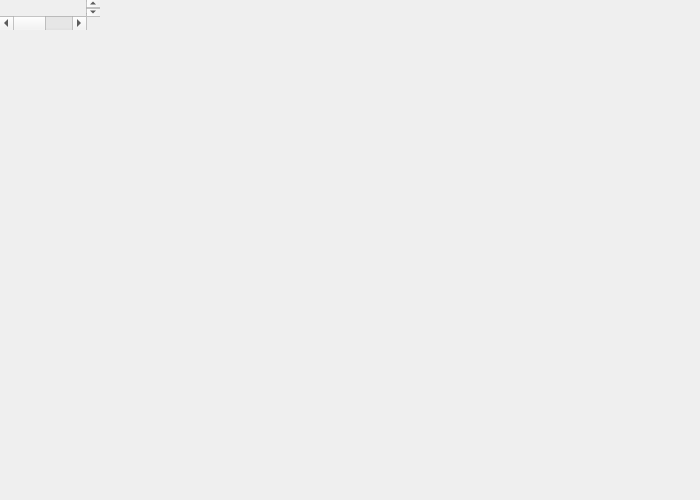
<?xml version="1.0" encoding="UTF-8"?>
<ui version="4.0">
 <class>SettingsDialog</class>
 <widget class="QDialog" name="SettingsDialog">
  <property name="minimumSize">
   <size>
    <width>700</width>
    <height>500</height>
   </size>
  </property>
  <property name="modal">
   <bool>true</bool>
  </property>
  <layout class="QVBoxLayout" name="layout">
   <property name="leftMargin">
    <number>0</number>
   </property>
   <property name="topMargin">
    <number>0</number>
   </property>
   <property name="rightMargin">
    <number>0</number>
   </property>
   <property name="bottomMargin">
    <number>0</number>
   </property>
   <item>
    <widget class="oclero::qlementine::NavigationView" name="navigation_view"/>
   </item>
  </layout>
  <widget class="QScrollArea" name="page_general">
   <property name="frameShape">
    <enum>QFrame::NoFrame</enum>
   </property>
   <property name="widgetResizable">
    <bool>true</bool>
   </property>
   <widget class="QWidget" name="general_content">
    <layout class="QVBoxLayout" name="general_content_layout">
     <property name="leftMargin">
      <number>24</number>
     </property>
     <property name="topMargin">
      <number>20</number>
     </property>
     <property name="rightMargin">
      <number>24</number>
     </property>
     <property name="bottomMargin">
      <number>20</number>
     </property>
     <property name="spacing">
      <number>12</number>
     </property>
     <item>
      <widget class="oclero::qlementine::GroupBox" name="grp_user_interface">
       <layout class="QFormLayout" name="user_interface_layout">
        <property name="fieldGrowthPolicy">
         <enum>QFormLayout::FieldsStayAtSizeHint</enum>
        </property>
        <item row="0" column="0">
         <widget class="oclero::qlementine::Label" name="lbl_theme"/>
        </item>
        <item row="0" column="1">
         <widget class="QComboBox" name="cmb_theme"/>
        </item>
        <item row="1" column="0">
         <widget class="oclero::qlementine::Label" name="lbl_language"/>
        </item>
        <item row="1" column="1">
         <widget class="QComboBox" name="cmb_language"/>
        </item>
       </layout>
      </widget>
     </item>
     <item>
      <widget class="oclero::qlementine::GroupBox" name="grp_updates">
       <layout class="QVBoxLayout" name="updates_layout">
        <item>
         <widget class="QCheckBox" name="chk_automatic_updates"/>
        </item>
        <item>
         <widget class="QCheckBox" name="chk_preview_updates"/>
        </item>
        <item>
         <widget class="oclero::qlementine::Label" name="lbl_preview_updates">
          <property name="role">
           <enum>oclero::qlementine::TextRole::Caption</enum>
          </property>
          <property name="wordWrap">
           <bool>true</bool>
          </property>
          <property name="indent">
           <number>24</number>
          </property>
         </widget>
        </item>
       </layout>
      </widget>
     </item>
     <item>
      <widget class="oclero::qlementine::GroupBox" name="grp_history">
       <layout class="QFormLayout" name="history_layout">
        <property name="fieldGrowthPolicy">
         <enum>QFormLayout::FieldsStayAtSizeHint</enum>
        </property>
        <item row="0" column="0">
         <widget class="oclero::qlementine::Label" name="lbl_history_length"/>
        </item>
        <item row="0" column="1">
         <widget class="QComboBox" name="cmb_history_length"/>
        </item>
       </layout>
      </widget>
     </item>
     <item>
      <spacer name="general_vertical_spacer">
       <property name="orientation">
        <enum>Qt::Vertical</enum>
       </property>
       <property name="sizeHint" stdset="0">
        <size>
         <width>40</width>
         <height>20</height>
        </size>
       </property>
      </spacer>
     </item>
    </layout>
   </widget>
  </widget>
  <widget class="QScrollArea" name="page_discovery">
   <property name="frameShape">
    <enum>QFrame::NoFrame</enum>
   </property>
   <property name="widgetResizable">
    <bool>true</bool>
   </property>
   <widget class="QWidget" name="discovery_content">
    <layout class="QVBoxLayout" name="discovery_content_layout">
     <property name="leftMargin">
      <number>24</number>
     </property>
     <property name="topMargin">
      <number>20</number>
     </property>
     <property name="rightMargin">
      <number>24</number>
     </property>
     <property name="bottomMargin">
      <number>20</number>
     </property>
     <property name="spacing">
      <number>12</number>
     </property>
     <item>
      <widget class="oclero::qlementine::GroupBox" name="grp_discovery_process">
       <layout class="QVBoxLayout" name="discovery_process_layout">
        <item>
         <widget class="QCheckBox" name="chk_media_id"/>
        </item>
        <item>
         <widget class="oclero::qlementine::Label" name="lbl_media_id">
          <property name="role">
           <enum>oclero::qlementine::TextRole::Caption</enum>
          </property>
          <property name="wordWrap">
           <bool>true</bool>
          </property>
          <property name="indent">
           <number>24</number>
          </property>
         </widget>
        </item>
        <item>
         <widget class="QCheckBox" name="chk_limit_characters"/>
        </item>
        <item>
         <widget class="oclero::qlementine::Label" name="lbl_limit_characters">
          <property name="role">
           <enum>oclero::qlementine::TextRole::Caption</enum>
          </property>
          <property name="wordWrap">
           <bool>true</bool>
          </property>
          <property name="indent">
           <number>24</number>
          </property>
         </widget>
        </item>
        <item>
         <widget class="QCheckBox" name="chk_super_resolutions"/>
        </item>
        <item>
         <widget class="oclero::qlementine::Label" name="lbl_super_resolutions">
          <property name="role">
           <enum>oclero::qlementine::TextRole::Caption</enum>
          </property>
          <property name="wordWrap">
           <bool>true</bool>
          </property>
          <property name="indent">
           <number>24</number>
          </property>
         </widget>
        </item>
        <item>
         <widget class="QCheckBox" name="chk_auto_generated_subtitles"/>
        </item>
       </layout>
      </widget>
     </item>
     <item>
      <widget class="oclero::qlementine::GroupBox" name="grp_preferences">
       <layout class="QFormLayout" name="preferences_layout">
        <property name="fieldGrowthPolicy">
         <enum>QFormLayout::FieldsStayAtSizeHint</enum>
        </property>
        <item row="0" column="0">
         <widget class="oclero::qlementine::Label" name="lbl_audio_codec"/>
        </item>
        <item row="0" column="1">
         <widget class="QComboBox" name="cmb_audio_codec"/>
        </item>
        <item row="1" column="0">
         <widget class="oclero::qlementine::Label" name="lbl_video_codec"/>
        </item>
        <item row="1" column="1">
         <widget class="QComboBox" name="cmb_video_codec"/>
        </item>
        <item row="2" column="0">
         <widget class="oclero::qlementine::Label" name="lbl_subtitle_format"/>
        </item>
        <item row="2" column="1">
         <widget class="QComboBox" name="cmb_subtitle_format"/>
        </item>
        <item row="3" column="0">
         <widget class="oclero::qlementine::Label" name="lbl_frame_rate"/>
        </item>
        <item row="3" column="1">
         <widget class="QComboBox" name="cmb_frame_rate"/>
        </item>
       </layout>
      </widget>
     </item>
     <item>
      <widget class="oclero::qlementine::GroupBox" name="grp_discovery_advanced">
       <layout class="QFormLayout" name="discovery_advanced_layout">
        <property name="fieldGrowthPolicy">
         <enum>QFormLayout::ExpandingFieldsGrow</enum>
        </property>
        <item row="0" column="0">
         <widget class="oclero::qlementine::Label" name="lbl_discovery_arguments"/>
        </item>
        <item row="0" column="1">
         <widget class="QLineEdit" name="txt_discovery_arguments"/>
        </item>
        <item row="1" column="0" colspan="2">
         <widget class="oclero::qlementine::Label" name="lbl_discovery_arguments_description">
          <property name="role">
           <enum>oclero::qlementine::TextRole::Caption</enum>
          </property>
          <property name="wordWrap">
           <bool>true</bool>
          </property>
         </widget>
        </item>
       </layout>
      </widget>
     </item>
     <item>
      <spacer name="discovery_vertical_spacer">
       <property name="orientation">
        <enum>Qt::Vertical</enum>
       </property>
       <property name="sizeHint" stdset="0">
        <size>
         <width>40</width>
         <height>20</height>
        </size>
       </property>
      </spacer>
     </item>
    </layout>
   </widget>
  </widget>
  <widget class="QScrollArea" name="page_downloads">
   <property name="frameShape">
    <enum>QFrame::NoFrame</enum>
   </property>
   <property name="widgetResizable">
    <bool>true</bool>
   </property>
   <widget class="QWidget" name="downloads_content">
    <layout class="QVBoxLayout" name="downloads_content_layout">
     <property name="leftMargin">
      <number>24</number>
     </property>
     <property name="topMargin">
      <number>20</number>
     </property>
     <property name="rightMargin">
      <number>24</number>
     </property>
     <property name="bottomMargin">
      <number>20</number>
     </property>
     <property name="spacing">
      <number>12</number>
     </property>
     <item>
      <widget class="oclero::qlementine::GroupBox" name="grp_downloads_process">
       <layout class="QVBoxLayout" name="downloads_process_layout">
        <item>
         <layout class="QFormLayout" name="max_downloads_layout">
          <property name="fieldGrowthPolicy">
           <enum>QFormLayout::FieldsStayAtSizeHint</enum>
          </property>
          <item row="0" column="0">
           <widget class="oclero::qlementine::Label" name="lbl_max_downloads"/>
          </item>
          <item row="0" column="1">
           <widget class="QSpinBox" name="spn_max_downloads">
            <property name="minimum">
             <number>1</number>
            </property>
            <property name="maximum">
             <number>10</number>
            </property>
           </widget>
          </item>
         </layout>
        </item>
        <item>
         <widget class="QCheckBox" name="chk_overwrite_existing_files"/>
        </item>
        <item>
         <widget class="QCheckBox" name="chk_prevent_suspend"/>
        </item>
       </layout>
      </widget>
     </item>
     <item>
      <widget class="oclero::qlementine::GroupBox" name="grp_aria">
       <layout class="QVBoxLayout" name="aria_layout">
        <item>
         <layout class="QHBoxLayout" name="use_aria_layout">
          <item>
           <widget class="QCheckBox" name="chk_use_aria"/>
          </item>
          <item>
           <widget class="QToolButton" name="btn_learn_more"/>
          </item>
          <item>
           <spacer name="use_aria_spacer">
            <property name="orientation">
             <enum>Qt::Horizontal</enum>
            </property>
            <property name="sizeHint" stdset="0">
             <size>
              <width>40</width>
              <height>20</height>
             </size>
            </property>
           </spacer>
          </item>
         </layout>
        </item>
        <item>
         <layout class="QFormLayout" name="aria_form_layout">
          <property name="fieldGrowthPolicy">
           <enum>QFormLayout::FieldsStayAtSizeHint</enum>
          </property>
          <item row="0" column="0">
           <widget class="oclero::qlementine::Label" name="lbl_aria_connections"/>
          </item>
          <item row="0" column="1">
           <widget class="QSpinBox" name="spn_aria_connections">
            <property name="minimum">
             <number>1</number>
            </property>
            <property name="maximum">
             <number>16</number>
            </property>
           </widget>
          </item>
          <item row="1" column="0">
           <widget class="oclero::qlementine::Label" name="lbl_aria_split_size"/>
          </item>
          <item row="1" column="1">
           <widget class="QSpinBox" name="spn_aria_split_size">
            <property name="minimum">
             <number>1</number>
            </property>
            <property name="maximum">
             <number>1024</number>
            </property>
           </widget>
          </item>
         </layout>
        </item>
       </layout>
      </widget>
     </item>
     <item>
      <widget class="oclero::qlementine::GroupBox" name="grp_downloads_advanced">
       <layout class="QFormLayout" name="downloads_advanced_layout">
        <property name="fieldGrowthPolicy">
         <enum>QFormLayout::ExpandingFieldsGrow</enum>
        </property>
        <item row="0" column="0">
         <widget class="oclero::qlementine::Label" name="lbl_downloads_arguments"/>
        </item>
        <item row="0" column="1">
         <widget class="QLineEdit" name="txt_downloads_arguments"/>
        </item>
        <item row="1" column="0" colspan="2">
         <widget class="oclero::qlementine::Label" name="lbl_downloads_arguments_description">
          <property name="role">
           <enum>oclero::qlementine::TextRole::Caption</enum>
          </property>
          <property name="wordWrap">
           <bool>true</bool>
          </property>
         </widget>
        </item>
       </layout>
      </widget>
     </item>
     <item>
      <spacer name="downloads_vertical_spacer">
       <property name="orientation">
        <enum>Qt::Vertical</enum>
       </property>
       <property name="sizeHint" stdset="0">
        <size>
         <width>40</width>
         <height>20</height>
        </size>
       </property>
      </spacer>
     </item>
    </layout>
   </widget>
  </widget>
  <widget class="QScrollArea" name="page_extractor">
   <property name="frameShape">
    <enum>QFrame::NoFrame</enum>
   </property>
   <property name="widgetResizable">
    <bool>true</bool>
   </property>
   <widget class="QWidget" name="extractor_content">
    <layout class="QVBoxLayout" name="extractor_content_layout">
     <property name="leftMargin">
      <number>24</number>
     </property>
     <property name="topMargin">
      <number>20</number>
     </property>
     <property name="rightMargin">
      <number>24</number>
     </property>
     <property name="bottomMargin">
      <number>20</number>
     </property>
     <property name="spacing">
      <number>12</number>
     </property>
     <item>
      <widget class="oclero::qlementine::GroupBox" name="grp_extractor_process">
       <layout class="QVBoxLayout" name="extractor_process_layout">
        <item>
         <widget class="QCheckBox" name="chk_part_files"/>
        </item>
        <item>
         <widget class="oclero::qlementine::Label" name="lbl_part_files">
          <property name="role">
           <enum>oclero::qlementine::TextRole::Caption</enum>
          </property>
          <property name="wordWrap">
           <bool>true</bool>
          </property>
          <property name="indent">
           <number>24</number>
          </property>
         </widget>
        </item>
        <item>
         <widget class="QCheckBox" name="chk_sponsor_block"/>
        </item>
        <item>
         <widget class="oclero::qlementine::Label" name="lbl_sponsor_block">
          <property name="role">
           <enum>oclero::qlementine::TextRole::Caption</enum>
          </property>
          <property name="wordWrap">
           <bool>true</bool>
          </property>
          <property name="indent">
           <number>24</number>
          </property>
         </widget>
        </item>
        <item>
         <widget class="QCheckBox" name="chk_translate_metadata"/>
        </item>
        <item>
         <widget class="oclero::qlementine::Label" name="lbl_translate_metadata">
          <property name="role">
           <enum>oclero::qlementine::TextRole::Caption</enum>
          </property>
          <property name="wordWrap">
           <bool>true</bool>
          </property>
          <property name="indent">
           <number>24</number>
          </property>
         </widget>
        </item>
       </layout>
      </widget>
     </item>
     <item>
      <widget class="oclero::qlementine::GroupBox" name="grp_speed">
       <layout class="QVBoxLayout" name="speed_layout">
        <item>
         <widget class="QCheckBox" name="chk_speed_limit"/>
        </item>
        <item>
         <layout class="QFormLayout" name="speed_limit_layout">
          <property name="fieldGrowthPolicy">
           <enum>QFormLayout::FieldsStayAtSizeHint</enum>
          </property>
          <item row="0" column="0">
           <widget class="oclero::qlementine::Label" name="lbl_speed_limit"/>
          </item>
          <item row="0" column="1">
           <widget class="QSpinBox" name="spn_speed_limit">
            <property name="minimum">
             <number>512</number>
            </property>
            <property name="maximum">
             <number>10240</number>
            </property>
           </widget>
          </item>
         </layout>
        </item>
       </layout>
      </widget>
     </item>
     <item>
      <widget class="oclero::qlementine::GroupBox" name="grp_proxy">
       <layout class="QFormLayout" name="proxy_layout">
        <property name="fieldGrowthPolicy">
         <enum>QFormLayout::ExpandingFieldsGrow</enum>
        </property>
        <item row="0" column="0">
         <widget class="oclero::qlementine::Label" name="lbl_proxy_url"/>
        </item>
        <item row="0" column="1">
         <widget class="QLineEdit" name="txt_proxy_url"/>
        </item>
       </layout>
      </widget>
     </item>
     <item>
      <widget class="oclero::qlementine::GroupBox" name="grp_cookies">
       <layout class="QFormLayout" name="cookies_layout">
        <property name="fieldGrowthPolicy">
         <enum>QFormLayout::ExpandingFieldsGrow</enum>
        </property>
        <item row="0" column="0">
         <widget class="oclero::qlementine::Label" name="lbl_cookies_browser"/>
        </item>
        <item row="0" column="1">
         <widget class="QComboBox" name="cmb_cookies_browser"/>
        </item>
        <item row="1" column="0" colspan="2">
         <widget class="oclero::qlementine::Label" name="lbl_cookies_browser_description">
          <property name="role">
           <enum>oclero::qlementine::TextRole::Caption</enum>
          </property>
          <property name="wordWrap">
           <bool>true</bool>
          </property>
         </widget>
        </item>
        <item row="2" column="0">
         <widget class="oclero::qlementine::Label" name="lbl_cookies_file"/>
        </item>
        <item row="2" column="1">
         <layout class="QHBoxLayout" name="cookies_file_layout">
          <item>
           <widget class="QLineEdit" name="txt_cookies_path">
            <property name="readOnly">
             <bool>true</bool>
            </property>
           </widget>
          </item>
          <item>
           <widget class="QPushButton" name="btn_cookies_browse"/>
          </item>
          <item>
           <widget class="QPushButton" name="btn_cookies_clear"/>
          </item>
         </layout>
        </item>
       </layout>
      </widget>
     </item>
     <item>
      <spacer name="extractor_vertical_spacer">
       <property name="orientation">
        <enum>Qt::Vertical</enum>
       </property>
       <property name="sizeHint" stdset="0">
        <size>
         <width>40</width>
         <height>20</height>
        </size>
       </property>
      </spacer>
     </item>
    </layout>
   </widget>
  </widget>
  <widget class="QScrollArea" name="page_postprocessing">
   <property name="frameShape">
    <enum>QFrame::NoFrame</enum>
   </property>
   <property name="widgetResizable">
    <bool>true</bool>
   </property>
   <widget class="QWidget" name="postprocessing_content">
    <layout class="QVBoxLayout" name="postprocessing_content_layout">
     <property name="leftMargin">
      <number>24</number>
     </property>
     <property name="topMargin">
      <number>20</number>
     </property>
     <property name="rightMargin">
      <number>24</number>
     </property>
     <property name="bottomMargin">
      <number>20</number>
     </property>
     <property name="spacing">
      <number>12</number>
     </property>
     <item>
      <widget class="oclero::qlementine::GroupBox" name="grp_metadata">
       <layout class="QVBoxLayout" name="metadata_layout">
        <item>
         <widget class="QCheckBox" name="chk_embed_metadata"/>
        </item>
        <item>
         <widget class="QCheckBox" name="chk_remove_source_data"/>
        </item>
        <item>
         <widget class="oclero::qlementine::Label" name="lbl_remove_source_data">
          <property name="role">
           <enum>oclero::qlementine::TextRole::Caption</enum>
          </property>
          <property name="wordWrap">
           <bool>true</bool>
          </property>
          <property name="indent">
           <number>24</number>
          </property>
         </widget>
        </item>
       </layout>
      </widget>
     </item>
     <item>
      <widget class="oclero::qlementine::GroupBox" name="grp_thumbnails">
       <layout class="QVBoxLayout" name="thumbnails_layout">
        <item>
         <widget class="QCheckBox" name="chk_embed_thumbnails"/>
        </item>
        <item>
         <widget class="oclero::qlementine::Label" name="lbl_embed_thumbnails">
          <property name="role">
           <enum>oclero::qlementine::TextRole::Caption</enum>
          </property>
          <property name="wordWrap">
           <bool>true</bool>
          </property>
          <property name="indent">
           <number>24</number>
          </property>
         </widget>
        </item>
        <item>
         <widget class="QCheckBox" name="chk_crop_audio_thumbnails"/>
        </item>
        <item>
         <widget class="oclero::qlementine::Label" name="lbl_crop_audio_thumbnails">
          <property name="role">
           <enum>oclero::qlementine::TextRole::Caption</enum>
          </property>
          <property name="wordWrap">
           <bool>true</bool>
          </property>
          <property name="indent">
           <number>24</number>
          </property>
         </widget>
        </item>
       </layout>
      </widget>
     </item>
     <item>
      <widget class="oclero::qlementine::GroupBox" name="grp_chapters">
       <layout class="QVBoxLayout" name="chapters_layout">
        <item>
         <widget class="QCheckBox" name="chk_embed_chapters"/>
        </item>
       </layout>
      </widget>
     </item>
     <item>
      <widget class="oclero::qlementine::GroupBox" name="grp_subtitles">
       <layout class="QVBoxLayout" name="subtitles_layout">
        <item>
         <widget class="QCheckBox" name="chk_embed_subtitles"/>
        </item>
        <item>
         <widget class="oclero::qlementine::Label" name="lbl_embed_subtitles">
          <property name="role">
           <enum>oclero::qlementine::TextRole::Caption</enum>
          </property>
          <property name="wordWrap">
           <bool>true</bool>
          </property>
          <property name="indent">
           <number>24</number>
          </property>
         </widget>
        </item>
       </layout>
      </widget>
     </item>
     <item>
      <widget class="oclero::qlementine::GroupBox" name="grp_ffmpeg">
       <layout class="QVBoxLayout" name="ffmpeg_layout">
        <item>
         <layout class="QFormLayout" name="threads_layout">
          <property name="fieldGrowthPolicy">
           <enum>QFormLayout::FieldsStayAtSizeHint</enum>
          </property>
          <item row="0" column="0">
           <widget class="oclero::qlementine::Label" name="lbl_threads"/>
          </item>
          <item row="0" column="1">
           <widget class="QSpinBox" name="spn_threads"/>
          </item>
         </layout>
        </item>
        <item>
         <widget class="oclero::qlementine::Label" name="lbl_threads_description">
          <property name="role">
           <enum>oclero::qlementine::TextRole::Caption</enum>
          </property>
          <property name="wordWrap">
           <bool>true</bool>
          </property>
         </widget>
        </item>
       </layout>
      </widget>
     </item>
     <item>
      <widget class="oclero::qlementine::GroupBox" name="grp_arguments">
       <layout class="QVBoxLayout" name="arguments_layout">
        <item>
         <layout class="QHBoxLayout" name="buttons_layout">
          <item>
           <widget class="QToolButton" name="btn_add"/>
          </item>
          <item>
           <widget class="QToolButton" name="btn_edit"/>
          </item>
          <item>
           <widget class="QToolButton" name="btn_remove"/>
          </item>
          <item>
           <spacer name="buttons_spacer">
            <property name="orientation">
             <enum>Qt::Horizontal</enum>
            </property>
            <property name="sizeHint" stdset="0">
             <size>
              <width>40</width>
              <height>20</height>
             </size>
            </property>
           </spacer>
          </item>
         </layout>
        </item>
        <item>
         <widget class="QListWidget" name="lst_arguments">
          <property name="contextMenuPolicy">
           <enum>Qt::ActionsContextMenu</enum>
          </property>
          <property name="minimumSize">
           <size>
            <width>0</width>
            <height>120</height>
           </size>
          </property>
          <addaction name="act_add_argument"/>
          <addaction name="act_edit_argument"/>
          <addaction name="act_remove_argument"/>
         </widget>
        </item>
       </layout>
      </widget>
     </item>
     <item>
      <spacer name="postprocessing_vertical_spacer">
       <property name="orientation">
        <enum>Qt::Vertical</enum>
       </property>
       <property name="sizeHint" stdset="0">
        <size>
         <width>40</width>
         <height>20</height>
        </size>
       </property>
      </spacer>
     </item>
    </layout>
   </widget>
  </widget>
  <action name="act_add_argument"/>
  <action name="act_edit_argument"/>
  <action name="act_remove_argument"/>
 </widget>
 <customwidgets>
  <customwidget>
   <class>oclero::qlementine::NavigationView</class>
   <extends>QWidget</extends>
   <header location="global">oclero/qlementine/widgets/NavigationView.hpp</header>
   <container>1</container>
  </customwidget>
  <customwidget>
   <class>oclero::qlementine::GroupBox</class>
   <extends>QGroupBox</extends>
   <header location="global">oclero/qlementine/widgets/GroupBox.hpp</header>
   <container>1</container>
  </customwidget>
  <customwidget>
   <class>oclero::qlementine::Label</class>
   <extends>QLabel</extends>
   <header location="global">oclero/qlementine/widgets/Label.hpp</header>
  </customwidget>
 </customwidgets>
 <resources/>
 <connections/>
</ui>
